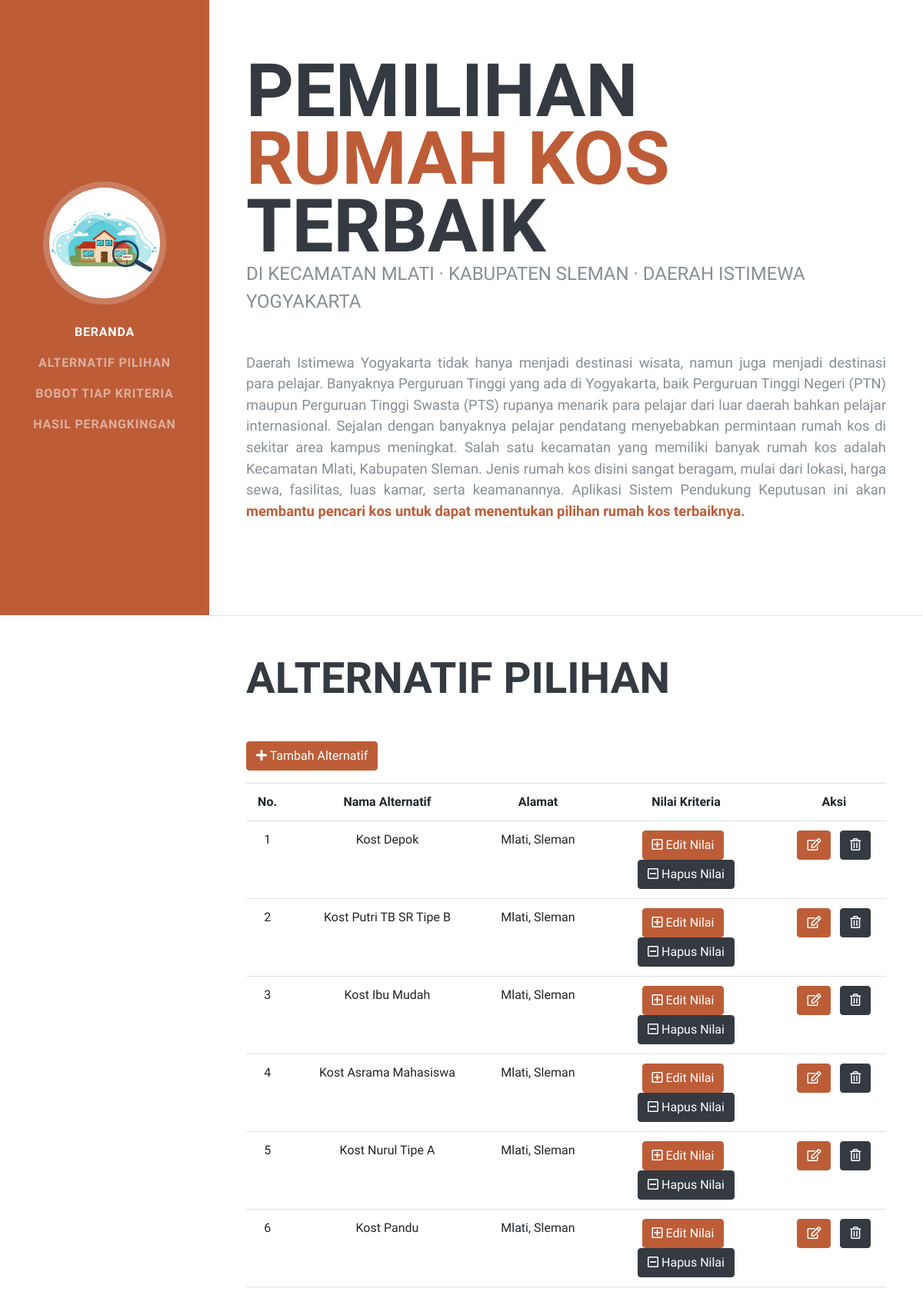
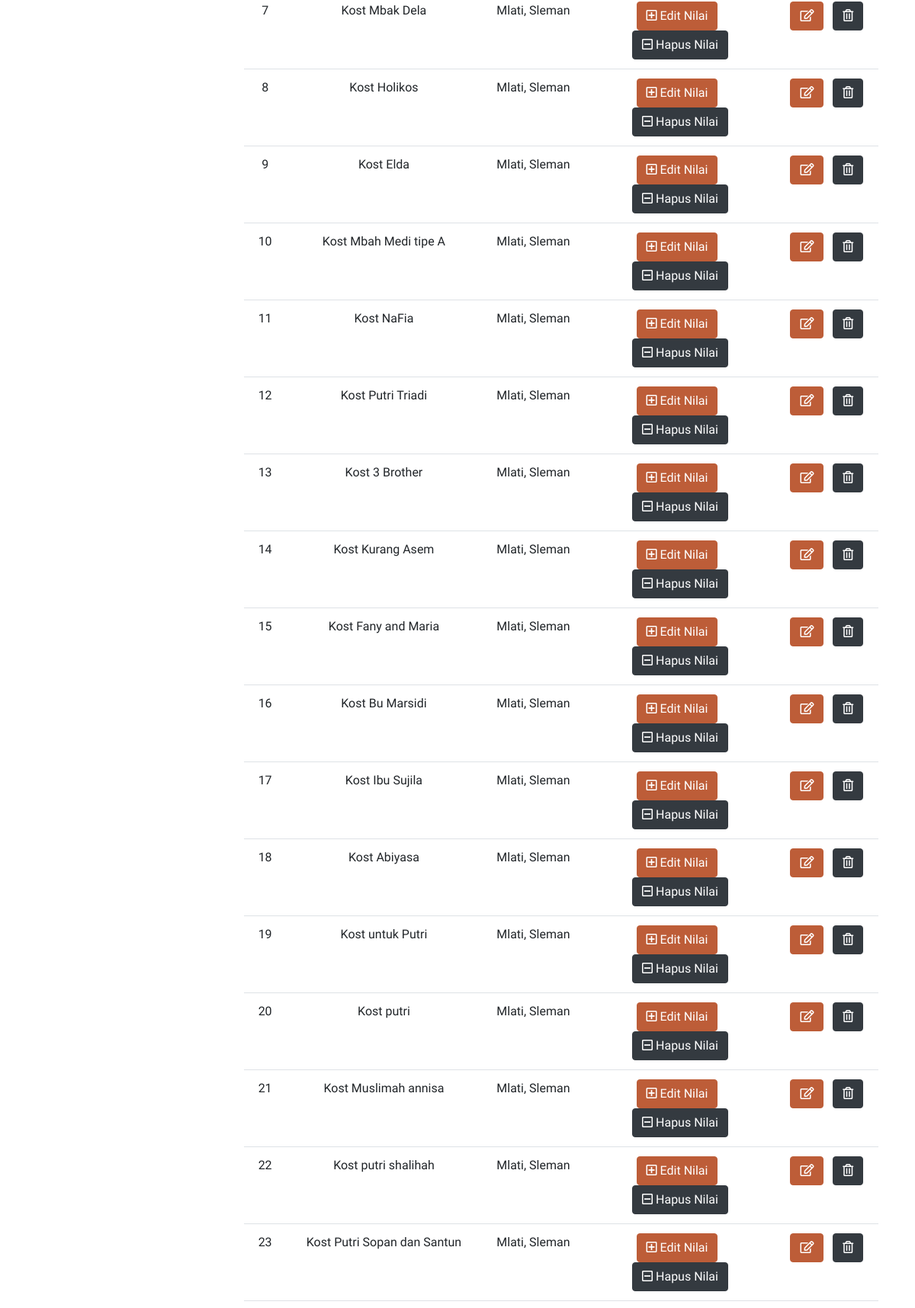
The page / (upper part) on the database its author committed (2 pictures, top to bottom).
### tables this page shows
CREATE TABLE `alternatif` (
  `id_alternatif` int(11) NOT NULL,
  `nama` varchar(100) NOT NULL,
  `alamat` text NOT NULL
);

### index.php (the view, shortened to what this page needs)
<?php
require "config/dbconnection.php";
?>
<!DOCTYPE html>
<html lang="en">
<head>
  <link href="vendor/bootstrap/css/bootstrap.min.css" rel="stylesheet">
  <link href="vendor/fontawesome-free/css/all.min.css" rel="stylesheet">
  <link href="css/resume.min.css" rel="stylesheet">
</head>
<body id="page-top">
  <nav class="navbar navbar-expand-lg navbar-dark bg-primary fixed-top" id="sideNav">
    <a class="navbar-brand js-scroll-trigger" href="#page-top">
      <span class="d-none d-lg-block">
        <img class="img-fluid img-profile rounded-circle mx-auto mb-2" src="img/indekos.jpg" alt="">
      </span>
    </a>
    <div class="collapse navbar-collapse" id="navbarSupportedContent">
      <ul class="navbar-nav">
        <li class="nav-item">
          <a class="nav-link js-scroll-trigger" href="#home">Beranda</a>
        </li>
        <li class="nav-item">
          <a class="nav-link js-scroll-trigger" href="#alternative">Alternatif Pilihan</a>
        </li>
        <li class="nav-item">
          <a class="nav-link js-scroll-trigger" href="#preferensi">Bobot Tiap Kriteria</a>
        </li>
        <li class="nav-item">
          <a class="nav-link js-scroll-trigger" href="#result">Hasil Perangkingan</a>
        </li>
      </ul>
    </div>
  </nav>
  <div class="container-fluid p-0">
    <section class="resume-section p-3 p-lg-5 d-flex align-items-center" id="home">
      <div class="w-100">
        <h1 class="mb-0">Pemilihan
          <span class="text-primary">Rumah Kos</span> Terbaik
        </h1>
        <div class="subheading mb-5">
          di Kecamatan Mlati · Kabupaten Sleman · Daerah Istimewa Yogyakarta
        </div>
        <p class="lead mb-5" align="justify">
            Daerah Istimewa Yogyakarta tidak hanya menjadi destinasi wisata, namun juga menjadi destinasi para pelajar. Banyaknya Perguruan Tinggi yang ada di Yogyakarta, baik Perguruan Tinggi Negeri (PTN) maupun Perguruan Tinggi Swasta (PTS) rupanya menarik para pelajar dari luar daerah bahkan pelajar internasional. Sejalan dengan banyaknya pelajar pendatang menyebabkan permintaan rumah kos di sekitar area kampus meningkat.
            Salah satu kecamatan yang memiliki banyak rumah kos adalah Kecamatan Mlati, Kabupaten Sleman. Jenis rumah kos disini sangat beragam, mulai dari lokasi, harga sewa, fasilitas, luas kamar, serta keamanannya. Aplikasi Sistem Pendukung Keputusan ini akan <span class="text-primary" style="font-weight: bold;"> membantu pencari kos untuk dapat menentukan pilihan rumah kos terbaiknya.</span>
        </p>
      </div>
    </section>
    <hr class="m-0">
    <section class="resume-section p-3 p-lg-5 d-flex justify-content-center" id="alternative">
    <div class="w-100">
        <h2 class="mb-5">Alternatif Pilihan</h2>
        <div class="mb-3">
        <a href="#" class="btn btn-warning" data-target="#tambahAlternatif" data-toggle="modal"><i class="fas fa-plus"></i> Tambah Alternatif</a>
        </div>
        <div class="mb-3">
            <table class="table" style="text-align:center;">
                <tr>
                    <th>No.</th>
                    <th>Nama Alternatif</th>
                    <th>Alamat</th>
                    <th width="30%">Nilai Kriteria</th>
                    <th>Aksi</th>
                </tr>
                <?php
				$no = 0;
				$tampil=mysqli_query($config,"SELECT * from alternatif");
				while ($r=mysqli_fetch_array($tampil)) {
                $no++;
                ?>
                <tr>
                    <td><?php echo $no;?></td>
                    <td><?php echo $r['nama']?></td>
                    <td><?php echo $r['alamat']?></td>
                    <td>
                        <a href="#" class="open_value btn btn-warning" id="<?php echo $r['id_alternatif']?>"data-toggle="modal"><i class="far fa-plus-square"></i> Edit Nilai</i></a> &nbsp;
                        <a href="#" class="btn btn-dark"  onclick="confirm_modal('config/deleteVal.php?&id=<?php echo $r['id_alternatif']; ?>')" data-target="#hapusKriteria" data-toggle="modal"><i class="far fa-minus-square"> </i> Hapus Nilai</a>
                    </td>
                    <td>
                        <a href="#" class="open_modal btn btn-warning" id="<?php echo $r['id_alternatif']?>"data-toggle="modal"><i class="far fa-edit"></i></a> &nbsp;
                        <a href="#" class="btn btn-dark"  onclick="delAltConfirm('config/deleteProcess.php?&id=<?php echo $r['id_alternatif']; ?>')" data-target="#hapusAlternatif" data-toggle="modal"><i class="far fa-trash-alt"></i></a>
                    </td>
                </tr>
                <?php } ?>
            </table>
        </div>
    </div>
    </section>
  </div>
</body>
</html>

### rows shown on the page
alternatif: nama "Kost Depok", alamat "Mlati, Sleman"
alternatif: nama "Kost Putri TB SR Tipe B", alamat "Mlati, Sleman"
alternatif: nama "Kost Ibu Mudah", alamat "Mlati, Sleman"
alternatif: nama "Kost Asrama Mahasiswa", alamat "Mlati, Sleman"
alternatif: nama "Kost Nurul Tipe A", alamat "Mlati, Sleman"
alternatif: nama "Kost Pandu", alamat "Mlati, Sleman"
alternatif: nama "Kost Mbak Dela", alamat "Mlati, Sleman"
alternatif: nama "Kost Holikos", alamat "Mlati, Sleman"
alternatif: nama "Kost Elda", alamat "Mlati, Sleman"
alternatif: nama "Kost Mbah Medi tipe A", alamat "Mlati, Sleman"
alternatif: nama "Kost NaFia", alamat "Mlati, Sleman"
alternatif: nama "Kost Putri Triadi", alamat "Mlati, Sleman"
alternatif: nama "Kost 3 Brother", alamat "Mlati, Sleman"
alternatif: nama "Kost Kurang Asem", alamat "Mlati, Sleman"
alternatif: nama "Kost Fany and Maria", alamat "Mlati, Sleman"
alternatif: nama "Kost Bu Marsidi", alamat "Mlati, Sleman"
alternatif: nama "Kost Ibu Sujila", alamat "Mlati, Sleman"
alternatif: nama "Kost Abiyasa", alamat "Mlati, Sleman"
alternatif: nama "Kost untuk Putri", alamat "Mlati, Sleman"
alternatif: nama "Kost putri", alamat "Mlati, Sleman"
alternatif: nama "Kost Muslimah annisa", alamat "Mlati, Sleman"
alternatif: nama "Kost putri shalihah", alamat "Mlati, Sleman"
alternatif: nama "Kost Putri Sopan dan Santun", alamat "Mlati, Sleman"
